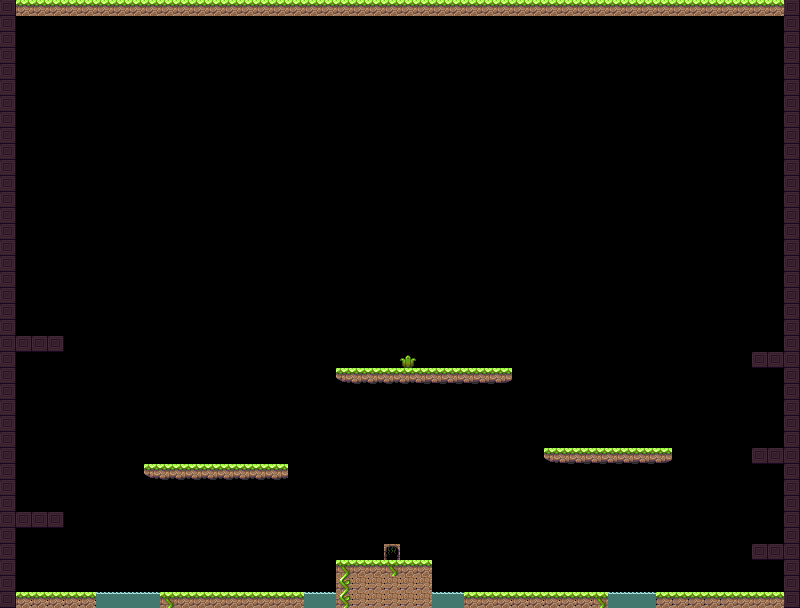

Below is a game level as drawn by its tile map, then a one-line description and the .tmx file that defines it, in full:
An orthogonal 50x38 tile map with 16x16 px tiles, 1 tile layer (level1).

<map version="1.0" orientation="orthogonal" renderorder="left-down" width="50" height="38" tilewidth="16" tileheight="16" nextobjectid="1">
 <tileset firstgid="1" name="tilesheet1" tilewidth="16" tileheight="16" tilecount="114" columns="19">
  <image source="1-Project assets/assets/tilesheet1.png" width="304" height="96" />
 </tileset>
 <layer name="level1" width="50" height="38">
  <data encoding="csv">
21,43,43,43,43,43,43,43,43,43,43,43,43,43,43,43,43,43,43,43,43,43,43,43,43,43,43,43,43,43,43,43,43,43,43,43,43,43,43,43,43,43,43,43,43,43,43,43,43,21,
21,0,0,0,0,0,0,0,0,0,0,0,0,0,0,0,0,0,0,0,0,0,0,0,0,0,0,0,0,0,0,0,0,0,0,0,0,0,0,0,0,0,0,0,0,0,0,0,0,21,
21,0,0,0,0,0,0,0,0,0,0,0,0,0,0,0,0,0,0,0,0,0,0,0,0,0,0,0,0,0,0,0,0,0,0,0,0,0,0,0,0,0,0,0,0,0,0,0,0,21,
21,0,0,0,0,0,0,0,0,0,0,0,0,0,0,0,0,0,0,0,0,0,0,0,0,0,0,0,0,0,0,0,0,0,0,0,0,0,0,0,0,0,0,0,0,0,0,0,0,21,
21,0,0,0,0,0,0,0,0,0,0,0,0,0,0,0,0,0,0,0,0,0,0,0,0,0,0,0,0,0,0,0,0,0,0,0,0,0,0,0,0,0,0,0,0,0,0,0,0,21,
21,0,0,0,0,0,0,0,0,0,0,0,0,0,0,0,0,0,0,0,0,0,0,0,0,0,0,0,0,0,0,0,0,0,0,0,0,0,0,0,0,0,0,0,0,0,0,0,0,21,
21,0,0,0,0,0,0,0,0,0,0,0,0,0,0,0,0,0,0,0,0,0,0,0,0,0,0,0,0,0,0,0,0,0,0,0,0,0,0,0,0,0,0,0,0,0,0,0,0,21,
21,0,0,0,0,0,0,0,0,0,0,0,0,0,0,0,0,0,0,0,0,0,0,0,0,0,0,0,0,0,0,0,0,0,0,0,0,0,0,0,0,0,0,0,0,0,0,0,0,21,
21,0,0,0,0,0,0,0,0,0,0,0,0,0,0,0,0,0,0,0,0,0,0,0,0,0,0,0,0,0,0,0,0,0,0,0,0,0,0,0,0,0,0,0,0,0,0,0,0,21,
21,0,0,0,0,0,0,0,0,0,0,0,0,0,0,0,0,0,0,0,0,0,0,0,0,0,0,0,0,0,0,0,0,0,0,0,0,0,0,0,0,0,0,0,0,0,0,0,0,21,
21,0,0,0,0,0,0,0,0,0,0,0,0,0,0,0,0,0,0,0,0,0,0,0,0,0,0,0,0,0,0,0,0,0,0,0,0,0,0,0,0,0,0,0,0,0,0,0,0,21,
21,0,0,0,0,0,0,0,0,0,0,0,0,0,0,0,0,0,0,0,0,0,0,0,0,0,0,0,0,0,0,0,0,0,0,0,0,0,0,0,0,0,0,0,0,0,0,0,0,21,
21,0,0,0,0,0,0,0,0,0,0,0,0,0,0,0,0,0,0,0,0,0,0,0,0,0,0,0,0,0,0,0,0,0,0,0,0,0,0,0,0,0,0,0,0,0,0,0,0,21,
21,0,0,0,0,0,0,0,0,0,0,0,0,0,0,0,0,0,0,0,0,0,0,0,0,0,0,0,0,0,0,0,0,0,0,0,0,0,0,0,0,0,0,0,0,0,0,0,0,21,
21,0,0,0,0,0,0,0,0,0,0,0,0,0,0,0,0,0,0,0,0,0,0,0,0,0,0,0,0,0,0,0,0,0,0,0,0,0,0,0,0,0,0,0,0,0,0,0,0,21,
21,0,0,0,0,0,0,0,0,0,0,0,0,0,0,0,0,0,0,0,0,0,0,0,0,0,0,0,0,0,0,0,0,0,0,0,0,0,0,0,0,0,0,0,0,0,0,0,0,21,
21,0,0,0,0,0,0,0,0,0,0,0,0,0,0,0,0,0,0,0,0,0,0,0,0,0,0,0,0,0,0,0,0,0,0,0,0,0,0,0,0,0,0,0,0,0,0,0,0,21,
21,0,0,0,0,0,0,0,0,0,0,0,0,0,0,0,0,0,0,0,0,0,0,0,0,0,0,0,0,0,0,0,0,0,0,0,0,0,0,0,0,0,0,0,0,0,0,0,0,21,
21,0,0,0,0,0,0,0,0,0,0,0,0,0,0,0,0,0,0,0,0,0,0,0,0,0,0,0,0,0,0,0,0,0,0,0,0,0,0,0,0,0,0,0,0,0,0,0,0,21,
21,0,0,0,0,0,0,0,0,0,0,0,0,0,0,0,0,0,0,0,0,0,0,0,0,0,0,0,0,0,0,0,0,0,0,0,0,0,0,0,0,0,0,0,0,0,0,0,0,21,
21,0,0,0,0,0,0,0,0,0,0,0,0,0,0,0,0,0,0,0,0,0,0,0,0,0,0,0,0,0,0,0,0,0,0,0,0,0,0,0,0,0,0,0,0,0,0,0,0,21,
21,21,21,21,0,0,0,0,0,0,0,0,0,0,0,0,0,0,0,0,0,0,0,0,0,0,0,0,0,0,0,0,0,0,0,0,0,0,0,0,0,0,0,0,0,0,0,0,0,21,
21,0,0,0,0,0,0,0,0,0,0,0,0,0,0,0,0,0,0,0,0,0,0,0,0,15,0,0,0,0,0,0,0,0,0,0,0,0,0,0,0,0,0,0,0,0,0,21,21,21,
21,0,0,0,0,0,0,0,0,0,0,0,0,0,0,0,0,0,0,0,0,105,107,107,107,107,106,106,106,106,106,108,0,0,0,0,0,0,0,0,0,0,0,0,0,0,0,0,0,21,
21,0,0,0,0,0,0,0,0,0,0,0,0,0,0,0,0,0,0,0,0,0,0,0,0,0,0,0,0,0,0,0,0,0,0,0,0,0,0,0,0,0,0,0,0,0,0,0,0,21,
21,0,0,0,0,0,0,0,0,0,0,0,0,0,0,0,0,0,0,0,0,0,0,0,0,0,0,0,0,0,0,0,0,0,0,0,0,0,0,0,0,0,0,0,0,0,0,0,0,21,
21,0,0,0,0,0,0,0,0,0,0,0,0,0,0,0,0,0,0,0,0,0,0,0,0,0,0,0,0,0,0,0,0,0,0,0,0,0,0,0,0,0,0,0,0,0,0,0,0,21,
21,0,0,0,0,0,0,0,0,0,0,0,0,0,0,0,0,0,0,0,0,0,0,0,0,0,0,0,0,0,0,0,0,0,0,0,0,0,0,0,0,0,0,0,0,0,0,0,0,21,
21,0,0,0,0,0,0,0,0,0,0,0,0,0,0,0,0,0,0,0,0,0,0,0,0,0,0,0,0,0,0,0,0,0,105,106,106,106,106,106,106,108,0,0,0,0,0,21,21,21,
21,0,0,0,0,0,0,0,0,105,107,107,107,107,107,107,107,107,0,0,0,0,0,0,0,0,0,0,0,0,0,0,0,0,0,0,0,0,0,0,0,0,0,0,0,0,0,0,0,21,
21,0,0,0,0,0,0,0,0,0,0,0,0,0,0,0,0,0,0,0,0,0,0,0,0,0,0,0,0,0,0,0,0,0,0,0,0,0,0,0,0,0,0,0,0,0,0,0,0,21,
21,0,0,0,0,0,0,0,0,0,0,0,0,0,0,0,0,0,0,0,0,0,0,0,0,0,0,0,0,0,0,0,0,0,0,0,0,0,0,0,0,0,0,0,0,0,0,0,0,21,
21,21,21,21,0,0,0,0,0,0,0,0,0,0,0,0,0,0,0,0,0,0,0,0,0,0,0,0,0,0,0,0,0,0,0,0,0,0,0,0,0,0,0,0,0,0,0,0,0,21,
21,0,0,0,0,0,0,0,0,0,0,0,0,0,0,0,0,0,0,0,0,0,0,0,0,0,0,0,0,0,0,0,0,0,0,0,0,0,0,0,0,0,0,0,0,0,0,0,0,21,
21,0,0,0,0,0,0,0,0,0,0,0,0,0,0,0,0,0,0,0,0,0,0,0,13,0,0,0,0,0,0,0,0,0,0,0,0,0,0,0,0,0,0,0,0,0,0,21,21,21,
21,0,0,0,0,0,0,0,0,0,0,0,0,0,0,0,0,0,0,0,0,42,43,43,42,43,43,0,0,0,0,0,0,0,0,0,0,0,0,0,0,0,0,0,0,0,0,0,0,21,
21,0,0,0,0,0,0,0,0,0,0,0,0,0,0,0,0,0,0,0,0,5,4,4,4,4,4,0,0,0,0,0,0,0,0,0,0,0,0,0,0,0,0,0,0,0,0,0,0,21,
21,44,44,44,44,44,59,59,59,59,42,43,43,43,43,43,43,43,43,59,59,5,4,4,4,4,4,59,59,43,43,44,44,44,44,44,44,42,59,59,59,41,41,41,41,41,43,43,43,21
</data>
 </layer>
</map>
